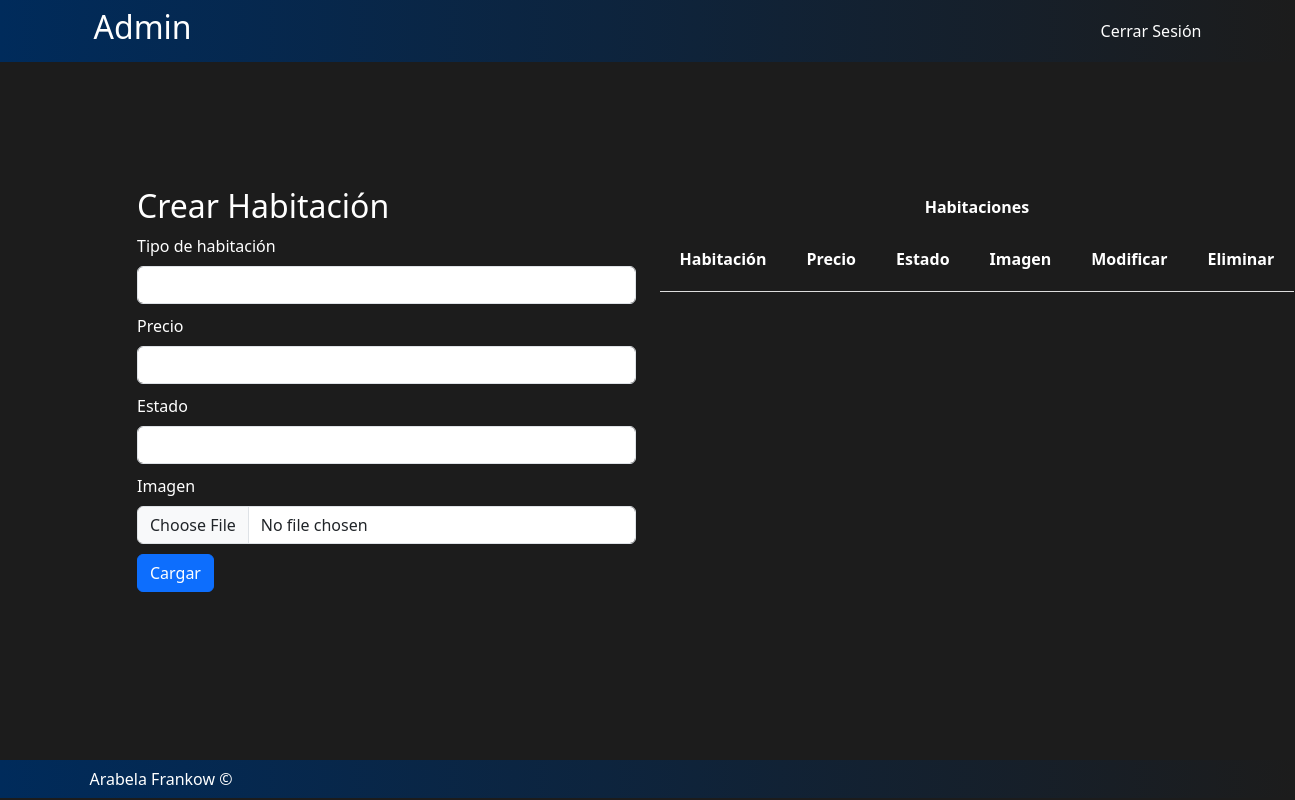
Page /admin/index.php on the earlier database version.
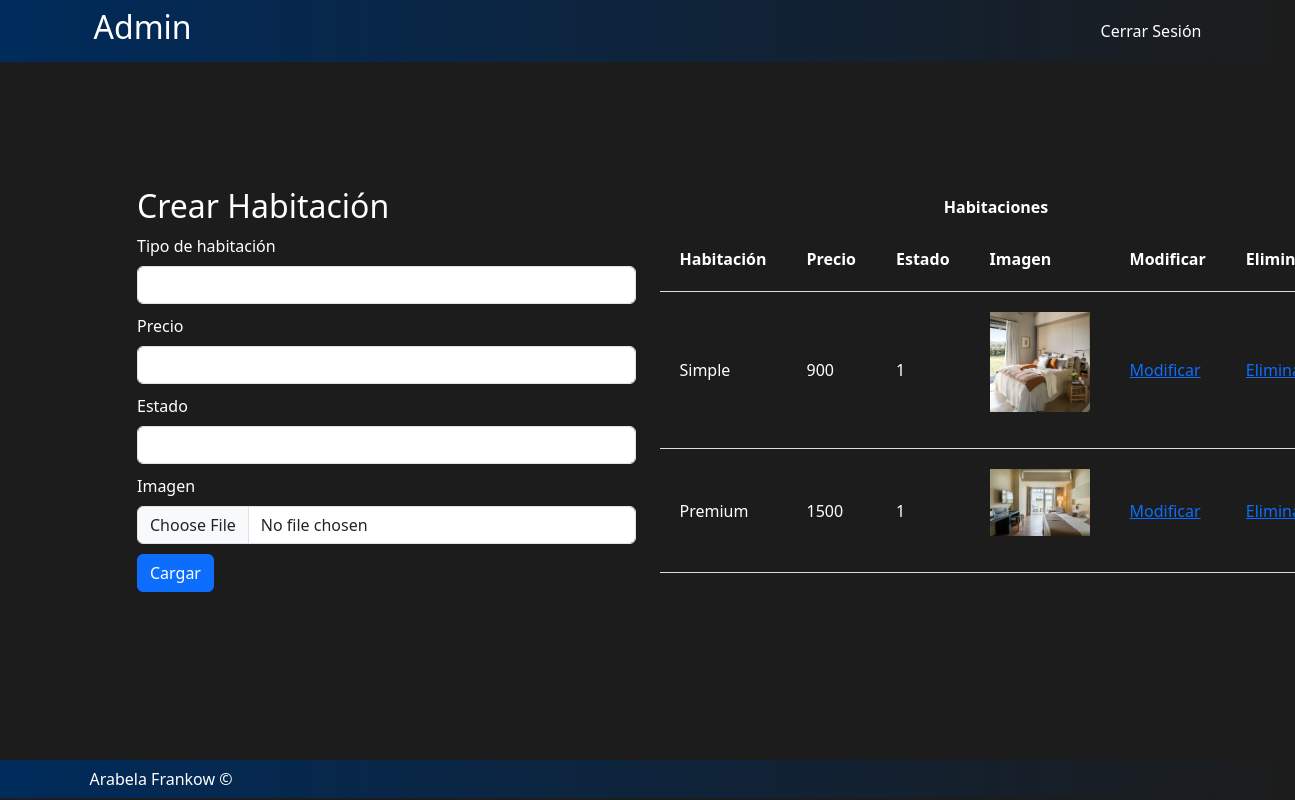
Same page on the later database version.
### tables this page shows
CREATE TABLE `habitacion` (
  `id_Habitacion` int(11) NOT NULL,
  `tipo` varchar(45) NOT NULL,
  `precio` double NOT NULL,
  `media` varchar(60) DEFAULT NULL,
  `fk_Estado` int(11) NOT NULL
);

### admin/index.php (the view, shortened to what this page needs)
<?php
include_once("../componentes/conf/conf.php");
?>
<!DOCTYPE html>
<html lang="es">
<head>
    <link rel="stylesheet" href="../asset/css/bootstrap.css">
    <link rel="stylesheet" href="../asset/css/estilos.css">
    <link rel="stylesheet" href="../../asset/css/estilos.css">
</head>
<body>
    <header class="color">
        <nav class="navbar navbar-expand-lg container px-3">
            <div class="d-flex w-100 justify-content-between align-items-center">
                <a class="letra text-decoration-none" href="index.php">
                    <h1 class="h2 cambioColor">Admin</h1>
                </a>
                <ul class='navbar-nav'>
                    <li class='nav-item' >
                        <a href='../componentes/security/logout.php' class='text-decoration-none letra cambioColor' >Cerrar Sesión</a>
                    </li>
                </ul>
            </div>
        </nav>
    </header>
    <main class="mainAdmin">
        <section class="container">
            <div class="row justify-content-center">
                <article class="col-6 alinearAdmin">
                    <h2 class="letra">Crear Habitación</h2>
                    <form action="alta/alta_cat.php" method="post" enctype="multipart/form-data">
                        <div>
                            <label for="habitacion" class="form-label letra">Tipo de habitación</label>
                            <input id="habitacion"  type="text"  name="habitacion" class="form-control moverInput">
                        </div>
                        <div>
                            <label for="precio" class="form-label letra">Precio</label>
                            <input id="precio"  type="number"  name="precio" class="form-control moverInput">
                        </div>
                        <div>
                            <label for="estado" class="form-label letra">Estado</label>
                            <input id="estado"  type="number"  name="estado" class="form-control moverInput">
                        </div>
                        <div>
                            <label for="media" class="form-label letra">Imagen</label>
                            <input id="media" name="media" type="file" class="form-control moverInput">
                        </div>
                        <div>
                            <input type="submit" value="Cargar" class="btn btn-primary">
                        </div>
                    </form>
                </article>
                <article class="col-6">
                    <table>
                        <caption class="letra">Habitaciones</caption>
                        <thead>
                            <th class="letra">Habitación</th>
                            <th class="letra">Precio</th>
                            <th class="letra">Estado</th>
                            <th class="letra">Imagen</th>
                            <th class="letra">Modificar</th>
                            <th class="letra">Eliminar</th>
                        </thead>
                        <tbody>
                            <?php
                                $consulta = "SELECT * FROM habitacion";
                                $resultado =  mysqli_query($con,$consulta);
                                while($fila = mysqli_fetch_array($resultado)){
                                    print "
                                        <tr>
                                            <td class='letra'>$fila[tipo]</td>
                                            <td class='letra'>$fila[precio]</td>
                                            <td class='letra'>$fila[fk_Estado]</td>
                                            <td>
                                                <figure class=arreg >
                                                    <img src=../img/$fila[media] >
                                                </figure>
                                            </td>
                                            <td class='letra'><a href=modi/mod_cat.php?id=$fila[id_Habitacion]  >Modificar</a></td>
                                            <td class='letra'><a href=baja/eliminar_cat.php?id=$fila[id_Habitacion]  >Eliminar</a></td>
                                        </tr>
                                    ";
                                }
                            ?>
                        </tbody>
                    </table>
                </article>
            </div>
        </section>
    </main>
    <footer>
        <nav class="color">
            <div class="container container-fluid ">
                <p class="letra footerConte">Arabela Frankow &copy;</p>
            </div>
        </nav>
    </footer>
</body>
</html>

### asset/css/estilos.css (style rules this page uses)
footer { position: absolute; bottom: 0; width: 100%; height: 40px; }
html { min-height: 100%; position: relative; }
body { background-color: #1C1C1C; margin: 0; margin-bottom: 40px; }
.color { background: linear-gradient(90deg, #002B5B, #1C1C1C); }
.letra { color: white }
table { width: 100%; }
th, td { padding: 20px; border-bottom: 1px solid #ddd; }
tr { height: 30px; }
caption { caption-side: top; text-align: center; font-weight: bold; }
.arreg { text-align: center; }
.arreg img { max-width: 100px; height: auto; display: block; margin: auto; }
.footerConte { margin: 0; padding-top: 7px; padding-bottom: 7px; }
h1 { margin-right: 30px; }
.moverInput { margin-bottom: 10px; }
.mainAdmin { margin: 125px; }
.alinearAdmin { margin: auto; }

Differences in the rows shown:
added habitacion: tipo "Simple", precio "900", fk_Estado "1", media (picture)
added habitacion: tipo "Premium", precio "1500", fk_Estado "1", media (picture)
